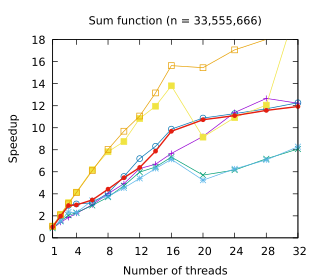

Generate this figure with gnuplot:
set title "Sum function (n = 33,555,666)"
set terminal pdf size 2.6,2.43
set output "./results/Sum_function_n___33,555,666.pdf"
set key off
set xrange [1:32]
set xtics (1, 4, 8, 12, 16, 20, 24, 28, 32)
set yrange [0:18]
set ylabel "Speedup"
plot './results/Sum_function_n___33,555,666.dat' using 1:2 title "Rayon" ls 1 lw 1 pointsize 0.6 with linespoints, \
  './results/Sum_function_n___33,555,666.dat' using 1:3 title "Naive" ls 2 lw 1 pointsize 0.6 with linespoints, \
  './results/Sum_function_n___33,555,666.dat' using 1:4 title "Naive (pinned)" ls 3 lw 1 pointsize 0.6 with linespoints, \
  './results/Sum_function_n___33,555,666.dat' using 1:5 title "Work stealing" ls 5 lw 1 pointsize 0.6 with linespoints, \
  './results/Sum_function_n___33,555,666.dat' using 1:6 title "Our" ls 6 lw 1 pointsize 0.7 with linespoints, \
  './results/Sum_function_n___33,555,666.dat' using 1:7 title "Our (specialized loop)" ls 4 lw 1 pointsize 0.7 with linespoints
